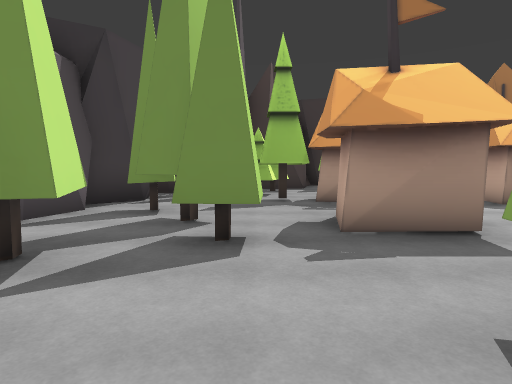
View 1 (above)

14 first-person views from a walk through a 3-D level made in the Unity game engine. The camera is 1.4 m above the floor, tilts 4° down and sees 75° across. The floor is counted in squares, 2 m on a side. Each view is taken from the middle of a square. On the plan, view 1 faces up. The plan holds only what a view shows up to about 10 squares ahead; the rest is blank. The place goes on beyond the plan.

View 2
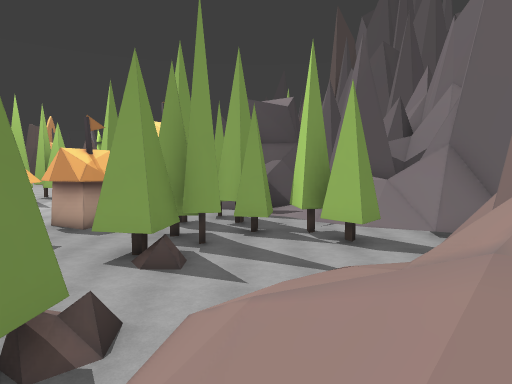

View 3
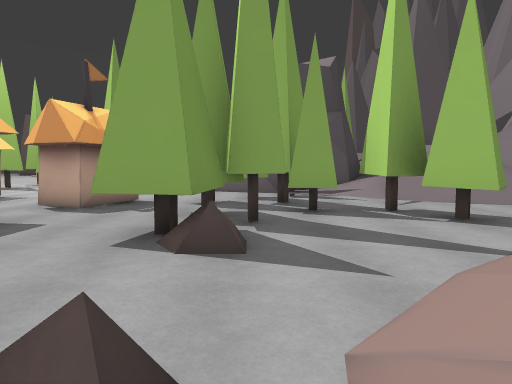

View 4
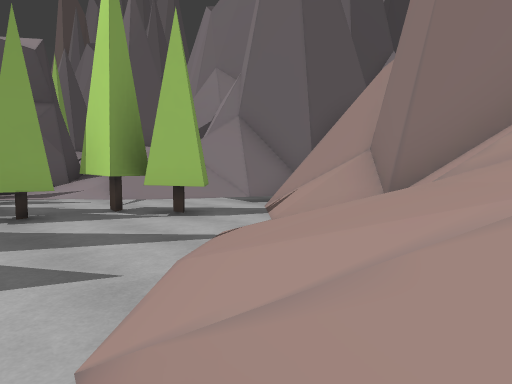

View 5
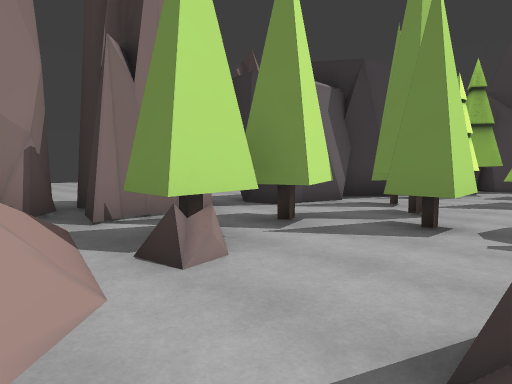

View 6
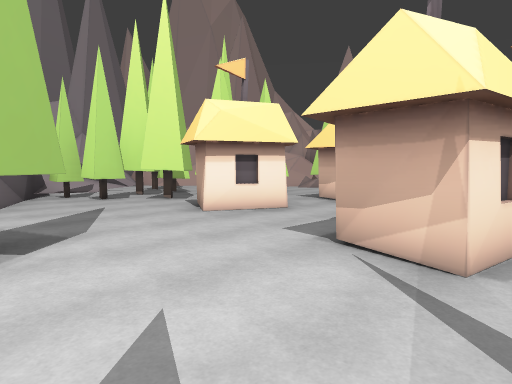

View 7
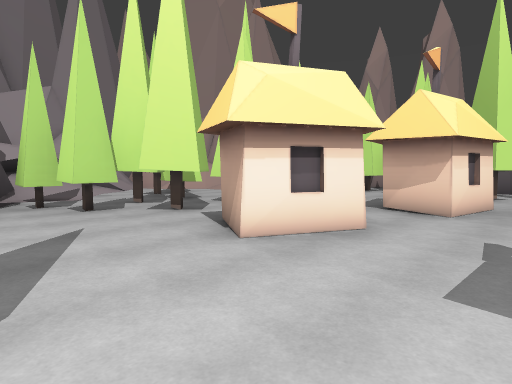

View 8
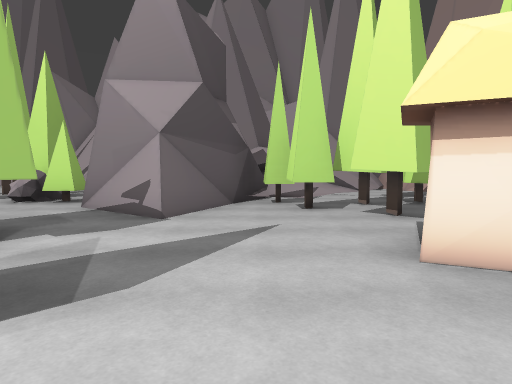

View 9
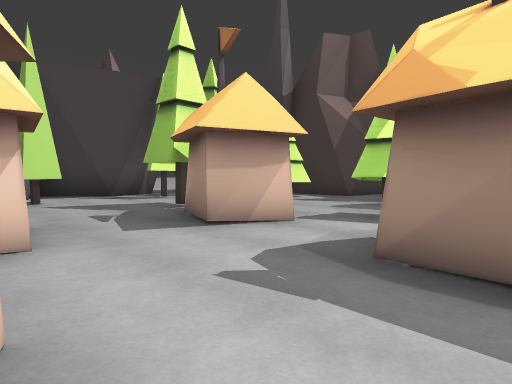

View 10
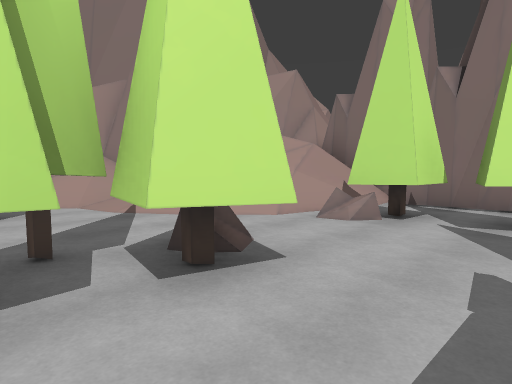

View 11
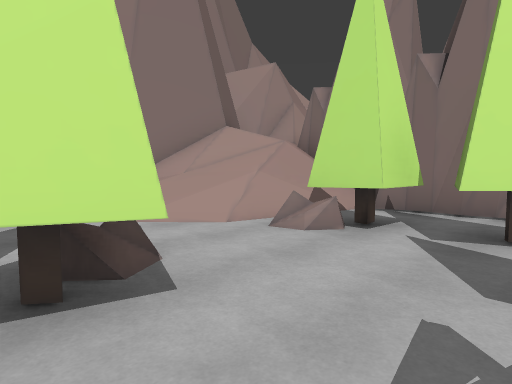

View 12
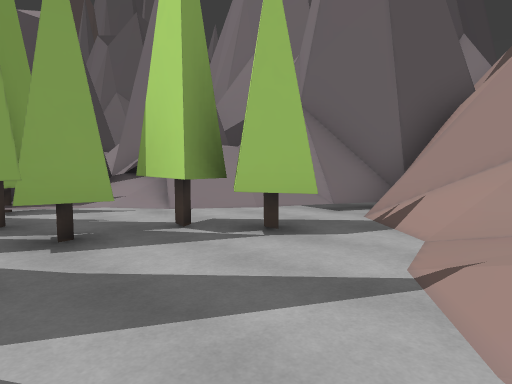

View 13
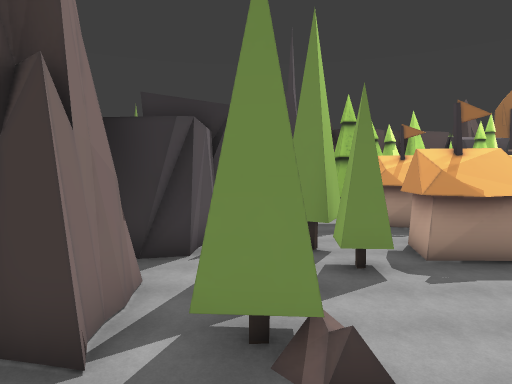

View 14
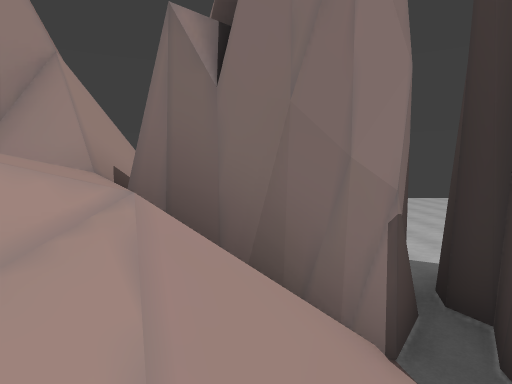

### Floor plan
Key: @ floor where view 1 was taken; # wall or solid block; . main floor; : floor 0.25 m higher than the main floor; + floor 0.5 m higher than the main floor; / step, stairs or slope; = window, fence, low wall or low ledge; ^ raised ledge; v drop or lower ground; T tree; H house; B bush.
Columns run from 11 left of view 1 to 9 right of it. Each row starts with its distance up from view 1.
  8         ##TT#HHT ....
  7         #..#THH.HH...
  6        ##T...........
  5      ..##T#.H.......#
  4 ..   ..###T.HH..H..TT
  3 ....   #.TTT...HH....
  2  ....  #.T...........
  1   ....##.TB.TTT.T...#
  0       #////@BT..#T.##
 -1       #/////..TTTTT#
 -2      ##/////..TT:+##
 -3      #^/###//TT/=v##
 -4        ## ^#//////#^#
 -5            ^####=/#
 -6              ###^^=#

Positions as (right, up) in squares from view 1, and headings:
1: (0, 0), facing up
2: (-4, -1), facing right
3: (-2, 0), facing right
4: (-2, 0), facing down-right
5: (1, -1), facing up-left
6: (9, 8), facing down-left
7: (8, 6), facing down-left
8: (7, 6), facing down
9: (6, 4), facing up-left
10: (3, 3), facing down-left
11: (2, 3), facing down-left
12: (0, 0), facing down-right
13: (-2, -2), facing up
14: (-2, -1), facing left
